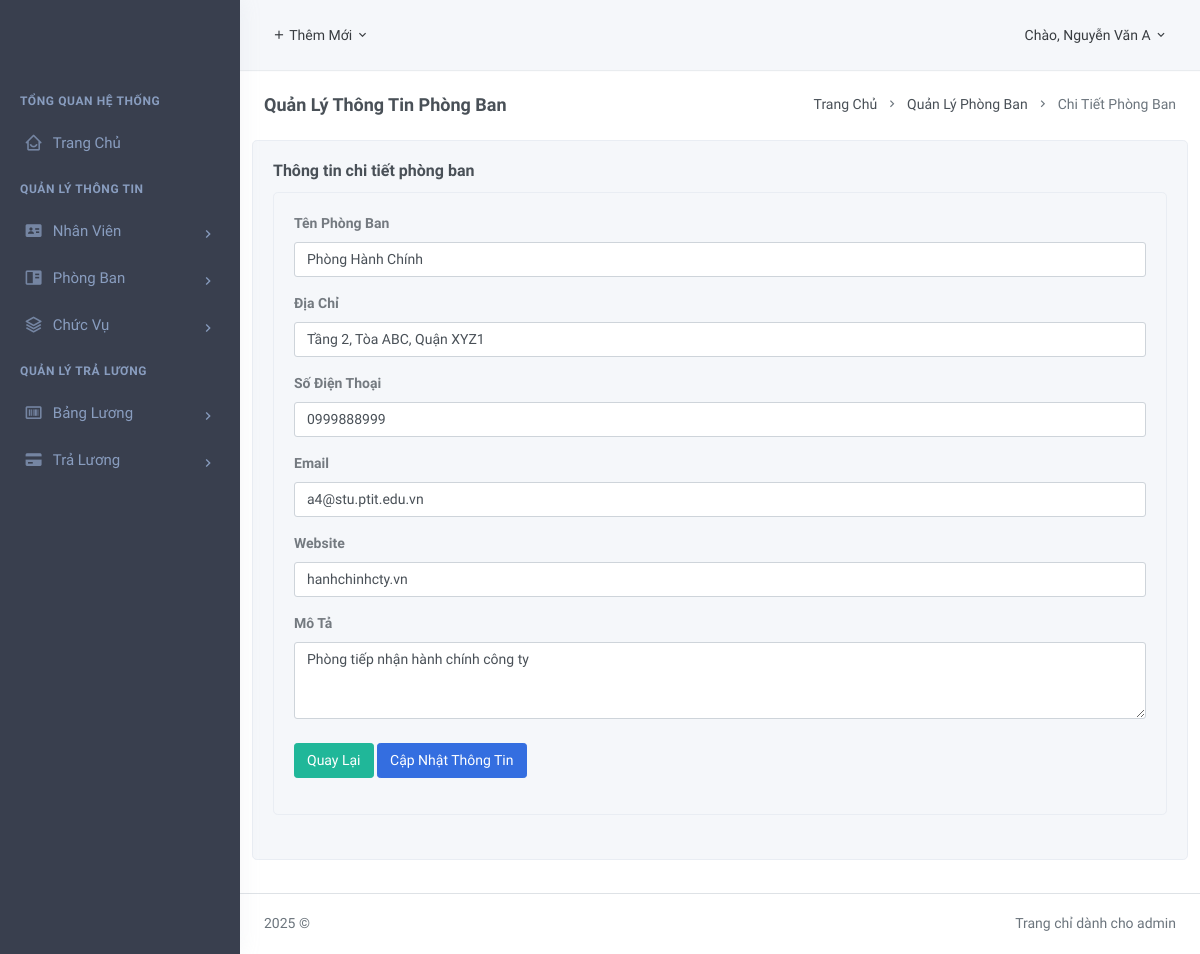
The app's page /src/PhongBan/SuaPhongBan.php?id=1 (signed in) with its own data.
### tables this page shows
CREATE TABLE `phongban` (
  `MaPB` int(11) NOT NULL,
  `TenPhongBan` varchar(50) NOT NULL,
  `DiaChi` varchar(255) DEFAULT NULL,
  `SoDienThoai` varchar(20) DEFAULT NULL,
  `Email` varchar(100) DEFAULT NULL,
  `Website` varchar(100) DEFAULT NULL,
  `MoTa` text DEFAULT NULL
);

### src/PhongBan/SuaPhongBan.php (the view, shortened to what this page needs)
<?php
$servername = "127.0.0.1";
$username = "root";
$password = "";
$dbname = "hrm_nhanvien";
$conn = new mysqli($servername, $username, $password, $dbname);
$id = isset($_GET['id']) && is_numeric($_GET['id']) ? (int)$_GET['id'] : 0;
$sql = "SELECT MaPB, TenPhongBan, DiaChi, SoDienThoai, Email, Website, MoTa
        FROM phongban
        WHERE MaPB = ?";
$stmt = $conn->prepare($sql);
$stmt->bind_param("i", $id);
$stmt->execute();
$result = $stmt->get_result();
$detail = $result->fetch_all(MYSQLI_ASSOC);
require(__DIR__ . '/../layouts/header.php');
?>
<link rel="stylesheet" type="text/css" href="https://cdnjs.cloudflare.com/ajax/libs/font-awesome/6.4.2/css/all.min.css">
<div class="page-content">
    <div class="container-fluid">
        <div class="row">
            <div class="col-12">
                <div class="page-title-box d-flex align-items-center justify-content-between">
                    <h4 class="mb-0 font-size-18">Quản Lý Thông Tin Phòng Ban</h4>
                    <div class="page-title-right">
                        <ol class="breadcrumb m-0">
                            <li class="breadcrumb-item"><a href="/QLNhanVien_thuan/src/TrangChu.php">Trang Chủ</a></li>
                            <li class="breadcrumb-item"><a href="/QLNhanVien_thuan/src/PhongBan/PhongBan.php">Quản Lý Phòng Ban</a></li>
                            <li class="breadcrumb-item active">Chi Tiết Phòng Ban</li>
                        </ol>
                    </div>
                </div>
            </div>
        </div>
    </div>
    <div class="row">
        <div class="col-12">
            <div class="card">
                <div class="card-body">
                    <h4 class="card-title">Thông tin chi tiết phòng ban</h4>
                    <div id="basic-datatable_wrapper" class="dataTables_wrapper dt-bootstrap4 no-footer">
                        <div class="row">
                            <div class="col-xl-12">
                            	<div class="card">
                                    <div class="card-body">
                                        <form method="POST" enctype="multipart/form-data">
                                            <div class="form-group">
                                                <label for="simpleinput">Tên Phòng Ban</label>
                                                <input type="text" id="simpleinput" class="form-control" placeholder="Tên phòng ban" required name="tenphongban" value="<?php echo htmlspecialchars($detail[0]['TenPhongBan']); ?>">
                                            </div>
                                            <div class="form-group">
                                                <label for="simpleinput">Địa Chỉ</label>
                                                <input type="text" id="simpleinput" class="form-control" placeholder="Địa chỉ" required name="diachi" value="<?php echo htmlspecialchars($detail[0]['DiaChi']); ?>">
                                            </div>
                                            <div class="form-group">
                                                <label for="simpleinput">Số Điện Thoại</label>
                                                <input type="number" id="simpleinput" class="form-control" placeholder="Số điện thoại" required name="sodienthoai" value="<?php echo htmlspecialchars($detail[0]['SoDienThoai']); ?>">
                                            </div>
                                            <div class="form-group">
                                                <label for="simpleinput">Email</label>
                                                <input type="email" id="simpleinput" class="form-control" placeholder="Email" required name="email" value="<?php echo htmlspecialchars($detail[0]['Email']); ?>">
                                            </div>
                                            <div class="form-group">
                                                <label for="simpleinput">Website</label>
                                                <input type="text" id="simpleinput" class="form-control" placeholder="Website" required name="website" value="<?php echo htmlspecialchars($detail[0]['Website']); ?>">
                                            </div>
                                            <div class="form-group">
                                                <label for="simpleinput">Mô Tả</label>
                                                <textarea class="form-control" required id="exampleFormControlTextarea1" rows="3" placeholder="Mô tả" name="mota"><?php echo htmlspecialchars($detail[0]['MoTa']); ?></textarea>
                                            </div>
                                            <div class="form-group row mt-4">
                                                <div class="col-12 text-left">
                                                    <a href="/QLNhanVien_thuan/src/PhongBan/PhongBan.php" class="btn btn-success waves-effect waves-light">Quay Lại</a>
                                                    <button type="submit" class="btn btn-primary waves-effect waves-light">Cập Nhật Thông Tin</button>
                                                </div>
                                            </div>
                                        </form>
                                    </div>
                                </div>
                            </div>
                        </div>
                    </div>
                </div>
            </div>
        </div>
    </div>
</div>
<?php
require(__DIR__ . '/../layouts/footer.php');
?>

### records on screen
phongban: tenphongban "Phòng Hành Chính", diachi "Tầng 2, Tòa ABC, Quận XYZ1", sodienthoai "0999888999", email "a4@stu.ptit.edu.vn", website "hanhchinhcty.vn", mota "Phòng tiếp nhận hành chính công ty"

### other values on screen
$_SESSION['hoten'] "Nguyễn Văn A"
